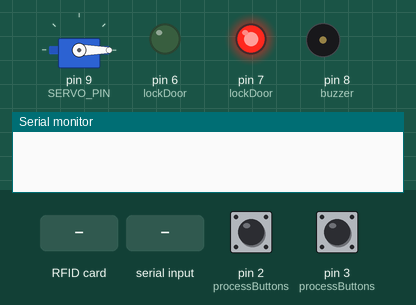
Simulated run of this program. Board: Arduino Mega 2560, built with avr-gcc and run on an emulated ATmega2560. Shown: servo, output pins drawn as LEDs (lit = HIGH), buzzer (waves = sounding, pin HIGH), the last lines printed to the serial monitor. The inputs (shaded band) are chosen by the test bench; at power-on: pin 3 (processButtons) HIGH, pin 2 (processButtons) HIGH. Pins used as bus, display or sensor lines are not drawn.

Above: at 1.2 s.
1.3 s: pin 3 (processButtons) pulled LOW for 0.15 s
At 2.0 s:
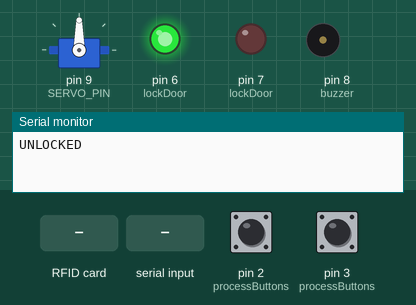
2.9 s: pin 2 (processButtons) pulled LOW for 0.15 s
At 2.97 s:
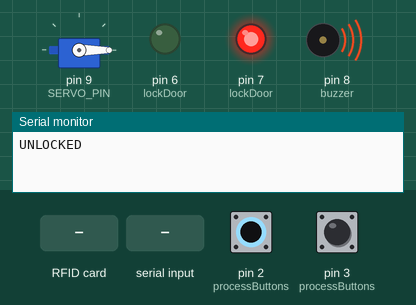
4.5 s: RFID card 5E 7A 19 C4 held to the reader
7.5 s: "CMD2\n" received over Serial
At 7.56 s:
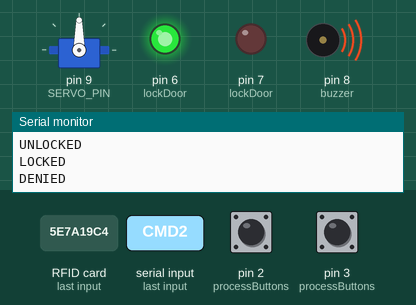
9.1 s: "CMD1\n" received over Serial
At 10.0 s:
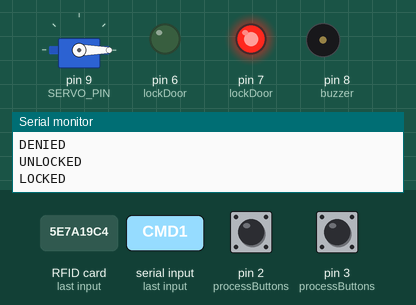
10.7 s: RFID card 01 02 03 04 held to the reader
At 10.85 s:
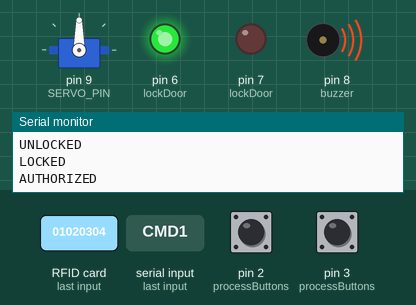
Timing chart, 0 to 13.2 s (numbered marks = the images above; inputs shaded):
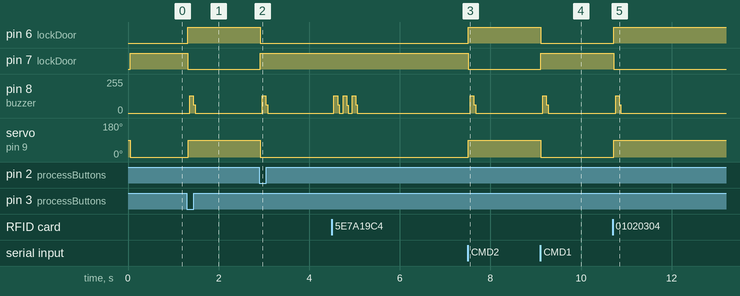

Measured:
- after the input at 1.3 s, pin 6 (lockDoor): LOW → HIGH at once; pin 7 (lockDoor): HIGH → LOW at once; pin 8 (buzzer): 0/255 → 128/255 after 0.07 s, → 0/255 0.08 s later; servo on pin 9 (SERVO_PIN): 0° → 90° at once
- after the input at 2.9 s, pin 6 (lockDoor): HIGH → LOW at once; pin 7 (lockDoor): LOW → HIGH at once; pin 8 (buzzer): 0/255 → 128/255 after 0.06 s, → 0/255 0.08 s later; servo on pin 9 (SERVO_PIN): 90° → 0° at once
- after the input at 7.5 s, pin 6 (lockDoor): LOW → HIGH at once; pin 7 (lockDoor): HIGH → LOW at once; pin 8 (buzzer): 0/255 → 128/255 after 0.05 s, → 0/255 0.08 s later; servo on pin 9 (SERVO_PIN): 0° → 90° at once
- after the input at 9.1 s, pin 6 (lockDoor): HIGH → LOW at once; pin 7 (lockDoor): LOW → HIGH at once; pin 8 (buzzer): 0/255 → 128/255 after 0.05 s, → 0/255 0.08 s later; servo on pin 9 (SERVO_PIN): 90° → 0° at once
- after the input at 10.7 s, pin 6 (lockDoor): LOW → HIGH at once; pin 7 (lockDoor): HIGH → LOW at once; pin 8 (buzzer): 0/255 → 128/255 after 0.06 s, → 0/255 0.08 s later; servo on pin 9 (SERVO_PIN): 0° → 90° at once

The program:

main.cpp
```cpp
#include <Arduino.h>
#include <SPI.h>
#include <MFRC522.h>
#include <Servo.h>
#include <avr/io.h>

/* =========================
   PIN CONFIG
   ========================= */

#define RFID_SS 53
#define RFID_RST 49

#define SERVO_PIN 9

/* =========================
   RFID
   ========================= */

MFRC522 rfid(RFID_SS, RFID_RST);

const byte MASTER_UID[4] =
    {
        0x01,
        0x02,
        0x03,
        0x04};

/* =========================
   SERVO
   ========================= */

Servo lockServo;

/* =========================
   SYSTEM STATE
   ========================= */

bool lockState = true;

/* =========================
   UART ARDUINO LIBRARY
   ========================= */

void UART_Init()
{
    Serial.begin(9600); // Menggunakan library bawaan Arduino
}

char UART_Read()
{
    return Serial.read(); // Menggunakan library bawaan Arduino
}

bool UART_Available()
{
    return Serial.available() > 0; // Menggunakan library bawaan Arduino
}

/* =========================
   BUZZER
   D8 = PH5
   Passive Buzzer
   ========================= */

void beep(uint8_t times)
{
    for (uint8_t t = 0; t < times; t++)
    {
        for (uint16_t i = 0; i < 200; i++)
        {
            PORTH |= (1 << PH5);

            delayMicroseconds(250);

            PORTH &= ~(1 << PH5);

            delayMicroseconds(250);
        }

        delay(100);
    }
}

/* =========================
   LOCK
   ========================= */

void lockDoor()
{
    if (lockState)
        return;

    lockState = true;

    PORTH &= ~(1 << PH3);

    PORTH |= (1 << PH4);

    lockServo.write(0);

    beep(1);
    Serial.println("LOCKED");
}

/* =========================
   UNLOCK
   ========================= */

void unlockDoor()
{
    if (!lockState)
        return;

    lockState = false;

    PORTH |= (1 << PH3);

    PORTH &= ~(1 << PH4);

    lockServo.write(90);

    beep(1);

    Serial.println("UNLOCKED");
}

/* =========================
   RFID AUTH
   ========================= */

bool authorizedCard(MFRC522::Uid *uid)
{
    if (uid->size != 4)
        return false;

    for (uint8_t i = 0; i < 4; i++)
    {
        if (uid->uidByte[i] != MASTER_UID[i])
            return false;
    }

    return true;
}

/* =========================
   RFID PROCESS
   ========================= */

void processRFID()
{
    if (!rfid.PICC_IsNewCardPresent()) return;
    if (!rfid.PICC_ReadCardSerial()) return;

    if (authorizedCard(&rfid.uid))
    {
        Serial.println("AUTHORIZED");
        unlockDoor();
        // hapus Serial.println("UNLOCKED") yang duplikat
    }
    else
    {
        Serial.println("DENIED");
        beep(3);
    }

    rfid.PICC_HaltA();
    rfid.PCD_StopCrypto1();
}

/* =========================
   BUTTON PROCESS
   D2 = PE4
   D3 = PE5
   ========================= */

void processButtons()
{
    if (!(PINE & (1 << PE5)))
    {
        delay(20);

        if (!(PINE & (1 << PE5)))
        {
            unlockDoor();

            while (!(PINE & (1 << PE5)))
                ;
        }
    }

    if (!(PINE & (1 << PE4)))
    {
        delay(20);

        if (!(PINE & (1 << PE4)))
        {
            lockDoor();

            while (!(PINE & (1 << PE4)))
                ;
        }
    }
}

/* =========================
   UART PROCESS
   ========================= */

void processUART()
{
    static char buffer[20];

    static uint8_t index = 0;

    while (UART_Available())
    {
        char c = UART_Read();

        if (c == '\n')
        {
            buffer[index] = '\0';

            if (strstr(buffer, "CMD1"))
            {
                lockDoor();
            }

            else if (strstr(buffer, "CMD2"))
            {
                unlockDoor();
            }

            else if (strstr(buffer, "CMD3"))
            {
                beep(3);
            }

            index = 0;
        }
        else
        {
            if (index < sizeof(buffer) - 1)
            {
                buffer[index++] = c;
            }
        }
    }
}

/* =========================
   SETUP
   ========================= */

void setup()
{
    /* D6 LED HIJAU */

    DDRH |= (1 << PH3);

    /* D7 LED MERAH */

    DDRH |= (1 << PH4);

    /* D8 BUZZER */

    DDRH |= (1 << PH5);

    /* D2 BUTTON RED */

    DDRE &= ~(1 << PE4);

    PORTE |= (1 << PE4);

    /* D3 BUTTON GREEN */

    DDRE &= ~(1 << PE5);

    PORTE |= (1 << PE5);

    UART_Init();

    lockServo.attach(SERVO_PIN);

    SPI.begin();

    rfid.PCD_Init();

    /* STATUS AWAL LOCK */

    lockState = true;

    PORTH &= ~(1 << PH3);

    PORTH |= (1 << PH4);

    lockServo.write(0);
}

/* =========================
   LOOP
   ========================= */

void loop()
{
    processButtons();

    processUART();

    processRFID();
}
```
